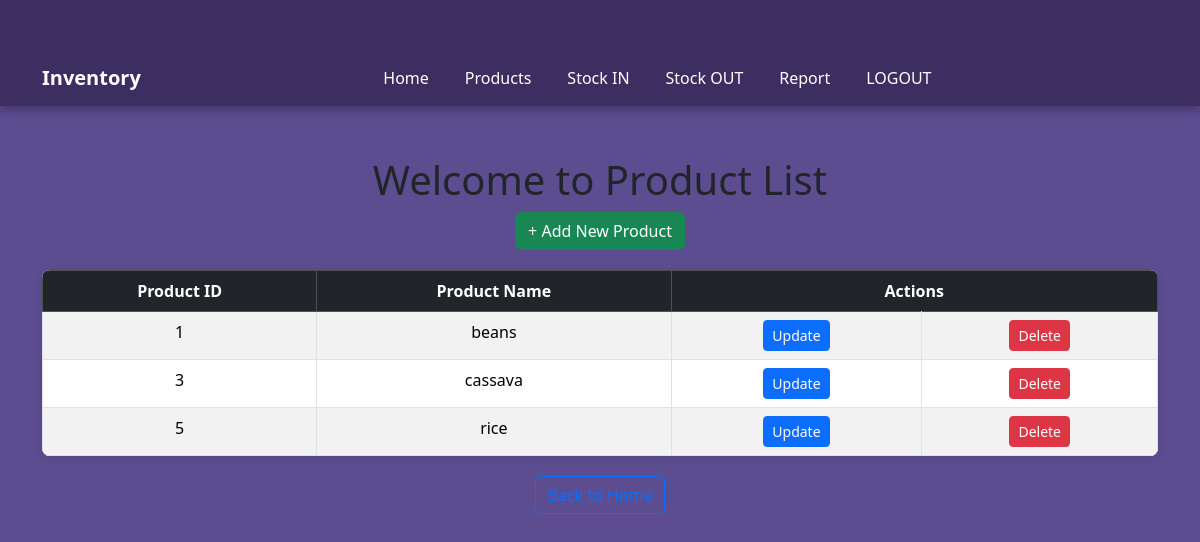
/product_select.php, run on the app's committed database.
### tables this page shows
CREATE TABLE `products` (
  `Product_Id` int(11) NOT NULL,
  `Product_Name` varchar(250) NOT NULL
);

### product_select.php (the view, shortened to what this page needs)
<?php include("connect.php"); ?>
<!DOCTYPE html>
<html lang="en">
<head>
    <link href="https://cdn.jsdelivr.net/npm/bootstrap@5.3.0-alpha1/dist/css/bootstrap.min.css" rel="stylesheet">
  <link href="https://cdn.jsdelivr.net/npm/bootstrap@5.3.3/dist/css/bootstrap.min.css" rel="stylesheet">
</head>
<body>
<nav class="navbar navbar-expand-lg navbar-custom">
  <div class="container">
    <a class="navbar-brand text-white fw-bold" href="#">Inventory</a>
    <div class="collapse navbar-collapse justify-content-center" id="navMenu">
      <ul class="navbar-nav">
        <li class="nav-item"><a class="nav-link" href="#">Home</a></li>
        <li class="nav-item"><a class="nav-link" href="product.php">Products</a></li>
        <li class="nav-item"><a class="nav-link" href="stock_in.php">Stock IN</a></li>
        <li class="nav-item"><a class="nav-link" href="stockout.php">Stock OUT</a></li>
        <li class="nav-item"><a class="nav-link" href="report.php">Report</a></li>
        <li class="nav-item"><a class="nav-link" href="logout.php">LOGOUT</a></li>
      </ul>
    </div>
  </div>
</nav>
<div class="container">
    <h1>Welcome to Product List</h1>
    <div class="add-product">
        <a href="product.php" class="btn btn-success">+ Add New Product</a>
    </div>
    <table class="table table-bordered table-striped text-center">
        <thead class="table-dark">
            <tr>
                <th>Product ID</th>
                <th>Product Name</th>
                <th colspan="2">Actions</th>
            </tr>
        </thead>
        <tbody>
        <?php
        $select = "SELECT * FROM `products`";
        $query = mysqli_query($conn, $select);
        if ($query) {
            while ($row = mysqli_fetch_array($query)) {
                $id = $row["Product_Id"];
                $name = $row["Product_Name"];
                echo "<tr>
                        <td>$id</td>
                        <td>$name</td>
                        <td>
                            <a href='product_update.php?id=$id' class='btn btn-primary btn-sm btn-custom'>Update</a>
                        </td>
                        <td>
                            <a href='product_delete.php?id=$id' class='btn btn-danger btn-sm btn-custom'>Delete</a>
                        </td>
                    </tr>";
            }
        }
        ?>
        </tbody>
    </table>
    <div class="back-home">
        <a href="index.php" class="btn btn-outline-primary">Back to Home</a>
    </div>
</div>
</body>
</html>

### product_select.php (style rules this page uses)
body { background-color: #f1f2f5; font-family: Arial, sans-serif; }
.container { margin-top: 50px; }
h1 { color: #1877f2; text-align: center; margin-bottom: 30px; }
table { background-color: white; border-radius: 8px; overflow: hidden; box-shadow: 0 2px 8px rgba(0, 0, 0, 0.1); }
.btn-custom { margin: 0 5px; }
.add-product { display: block; text-align: center; margin-bottom: 20px; }
.back-home { text-align: center; margin-top: 20px; }
a { text-decoration: none; }
body { background-color: #5c4d91; font-family: 'Segoe UI', Tahoma, Geneva, Verdana, sans-serif; }
.navbar-custom { background-color: #3c2e61; box-shadow: 0 4px 10px rgba(0, 0, 0, 0.3); }
.navbar-nav .nav-link { color: #fff !important; font-weight: 500; margin: 0 10px; position: relative; transition: all 0.3s ease-in-out; }
.navbar-nav .nav-link::after { content: ''; position: absolute; bottom: 0; left: 0; width: 0%; height: 3px; background-color: #ffc107; transition: width 0.4s ease-in-out; }

### data on the page
products: Product_Id "1", Product_Name "beans"
products: Product_Id "3", Product_Name "cassava"
products: Product_Id "5", Product_Name "rice"
